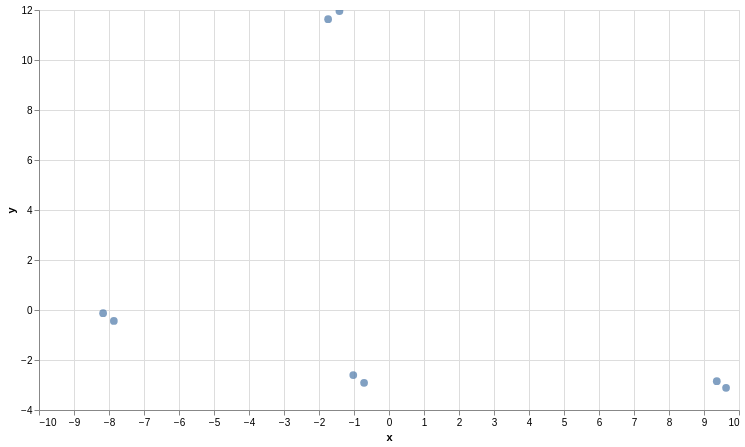

Write notebook code for a chart like this one.
### Code cell
# Umap reduces dimensions from 1024 to 2 dimensions that we can plot
reducer = umap.UMAP(n_neighbors=2)
umap_embeds = reducer.fit_transform(qa)
# prepare the data to plot and interactive visualization
# using Altair
df_explore = qa_df
df_explore['x'] = umap_embeds[:,0]
df_explore['y'] = umap_embeds[:,1]

# Plot
chart = alt.Chart(df_explore).mark_circle(size=60).encode(
    x=#'x',
    alt.X('x', scale=alt.Scale(zero=False)),
    y=#'y',
    alt.Y('y', scale=alt.Scale(zero=False)),
    tooltip=['text']
).properties(
    width=700,
    height=400
)
chart.interactive()

### Figure 1 — Vega-Lite specification as saved in the notebook (floating-point values rounded to 4 significant figures)
{"config": {"view": {"continuousWidth": 300, "continuousHeight": 300}}, "data": {"name": "data-1370ccc60742ab26a0b53c32fbc6970e"}, "mark": {"type": "circle", "size": 60}, "encoding": {"tooltip": [{"field": "text", "type": "nominal"}], "x": {"field": "x", "scale": {"zero": false}, "type": "quantitative"}, "y": {"field": "y", "scale": {"zero": false}, "type": "quantitative"}}, "height": 400, "params": [{"name": "param_2", "select": {"type": "interval", "encodings": ["x", "y"]}, "bind": "scales"}], "width": 700, "$schema": "https://vega.github.io/schema/vega-lite/v5.20.1.json", "datasets": {"data-1370ccc60742ab26a0b53c32fbc6970e": [{"text": "Where is the world cup?", "x": -7.862, "y": -0.4363}, {"text": "The world cup is in Qatar", "x": -8.168, "y": -0.1285}, {"text": "What color is the sky?", "x": -1.416, "y": 11.96}, {"text": "The sky is blue", "x": -1.739, "y": 11.63}, {"text": "Where does the bear live?", "x": -1.021, "y": -2.601}, {"text": "The bear lives in the woods", "x": -0.7121, "y": -2.91}, {"text": "What is an apple?", "x": 9.63, "y": -3.111}, {"text": "An apple is a fruit", "x": 9.366, "y": -2.846}]}}
